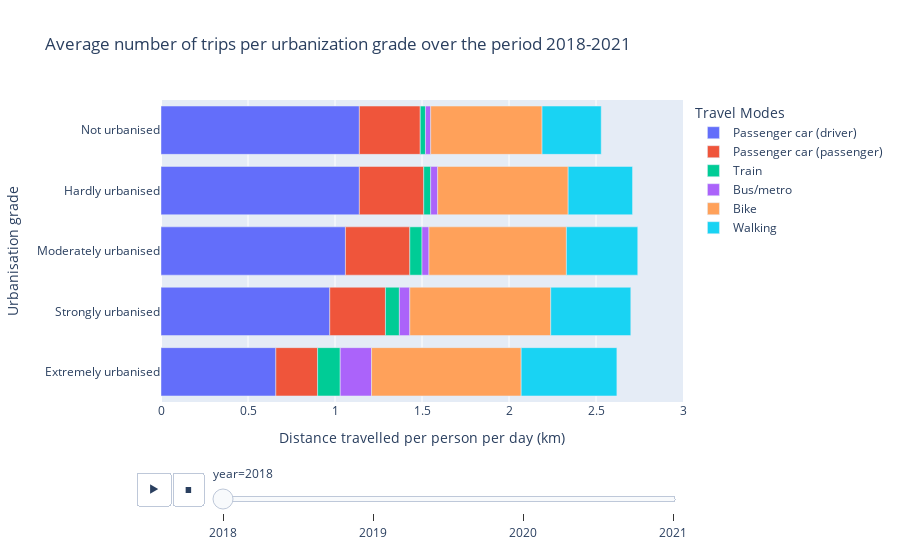

Write notebook code for a chart like this one.
### Markdown cell above
## 4 Final overview
The following bar charts provide a summary of all the data research we did before. In both figures, the slider can be used to manually compare data from different years over the period 2018-2021, while the play button can be used to automatically show the data of every single year. It is especially interesting to compare the data of the years 2019 and 2020, because those provide good insight in the effects of COVID-19.

In both figures, the y-axis represents the different grades of urbanization. In the first figure, the x-axis represents the average amount of trips (per person per day), while the x-axis of the second figure represents the average distance travelled (per person per day). Modes of travel can easily be selected and deselected by a single click on a travel mode from the legend of the corresponding figure. Moreover, in every single bar of both figures the ratio between the different modes of travel can be obtained.

### Code cell
#Exclude average data for region characteristics and modes of travel
df_cleaned = df[(df['region_characteristics']!='The Netherlands') & (df['travel_mode']!='Total')] 

#Create bar chart
fig = px.bar(df_cleaned, x='average_trips_per_person_per_day_number', 
             y='region_characteristics', color='travel_mode', 
             animation_frame='year', 
             title="Average number of trips per urbanization grade over the period 2018-2021",
             orientation = 'h')

#Set correct range to improve readability
fig.update_layout(xaxis_range=[0,3]) 

#Update titles
fig.update_layout(xaxis_title="Distance travelled per person per day (km)", 
                  yaxis_title="Urbanisation grade", legend_title="Travel Modes") 

#Show final barchart
fig.show()

### Figure 1 — Plotly figure (JSON) as saved in the notebook; plotly's stock layout.template omitted (floating-point values rounded to 4 significant figures)
{"data": [{"alignmentgroup": "True", "hovertemplate": "travel_mode=Passenger car (driver)<br>year=2018<br>average_trips_per_person_per_day_number=%{x}<br>region_characteristics=%{y}<extra></extra>", "legendgroup": "Passenger car (driver)", "marker": {"color": "#636efa", "pattern": {"shape": ""}}, "name": "Passenger car (driver)", "offsetgroup": "Passenger car (driver)", "orientation": "h", "showlegend": true, "textposition": "auto", "type": "bar", "x": [0.66, 0.97, 1.06, 1.14, 1.14], "xaxis": "x", "y": ["Extremely urbanised", "Strongly urbanised", "Moderately urbanised", "Hardly urbanised", "Not urbanised"], "yaxis": "y"}, {"alignmentgroup": "True", "hovertemplate": "travel_mode=Passenger car (passenger)<br>year=2018<br>average_trips_per_person_per_day_number=%{x}<br>region_characteristics=%{y}<extra></extra>", "legendgroup": "Passenger car (passenger)", "marker": {"color": "#EF553B", "pattern": {"shape": ""}}, "name": "Passenger car (passenger)", "offsetgroup": "Passenger car (passenger)", "orientation": "h", "showlegend": true, "textposition": "auto", "type": "bar", "x": [0.24, 0.32, 0.37, 0.37, 0.35], "xaxis": "x", "y": ["Extremely urbanised", "Strongly urbanised", "Moderately urbanised", "Hardly urbanised", "Not urbanised"], "yaxis": "y"}, {"alignmentgroup": "True", "hovertemplate": "travel_mode=Train<br>year=2018<br>average_trips_per_person_per_day_number=%{x}<br>region_characteristics=%{y}<extra></extra>", "legendgroup": "Train", "marker": {"color": "#00cc96", "pattern": {"shape": ""}}, "name": "Train", "offsetgroup": "Train", "orientation": "h", "showlegend": true, "textposition": "auto", "type": "bar", "x": [0.13, 0.08, 0.07, 0.04, 0.03], "xaxis": "x", "y": ["Extremely urbanised", "Strongly urbanised", "Moderately urbanised", "Hardly urbanised", "Not urbanised"], "yaxis": "y"}, {"alignmentgroup": "True", "hovertemplate": "travel_mode=Bus/metro<br>year=2018<br>average_trips_per_person_per_day_number=%{x}<br>region_characteristics=%{y}<extra></extra>", "legendgroup": "Bus/metro", "marker": {"color": "#ab63fa", "pattern": {"shape": ""}}, "name": "Bus/metro", "offsetgroup": "Bus/metro", "orientation": "h", "showlegend": true, "textposition": "auto", "type": "bar", "x": [0.18, 0.06, 0.04, 0.04, 0.03], "xaxis": "x", "y": ["Extremely urbanised", "Strongly urbanised", "Moderately urbanised", "Hardly urbanised", "Not urbanised"], "yaxis": "y"}, {"alignmentgroup": "True", "hovertemplate": "travel_mode=Bike<br>year=2018<br>average_trips_per_person_per_day_number=%{x}<br>region_characteristics=%{y}<extra></extra>", "legendgroup": "Bike", "marker": {"color": "#FFA15A", "pattern": {"shape": ""}}, "name": "Bike", "offsetgroup": "Bike", "orientation": "h", "showlegend": true, "textposition": "auto", "type": "bar", "x": [0.86, 0.81, 0.79, 0.75, 0.64], "xaxis": "x", "y": ["Extremely urbanised", "Strongly urbanised", "Moderately urbanised", "Hardly urbanised", "Not urbanised"], "yaxis": "y"}, {"alignmentgroup": "True", "hovertemplate": "travel_mode=Walking<br>year=2018<br>average_trips_per_person_per_day_number=%{x}<br>region_characteristics=%{y}<extra></extra>", "legendgroup": "Walking", "marker": {"color": "#19d3f3", "pattern": {"shape": ""}}, "name": "Walking", "offsetgroup": "Walking", "orientation": "h", "showlegend": true, "textposition": "auto", "type": "bar", "x": [0.55, 0.46, 0.41, 0.37, 0.34], "xaxis": "x", "y": ["Extremely urbanised", "Strongly urbanised", "Moderately urbanised", "Hardly urbanised", "Not urbanised"], "yaxis": "y"}], "layout": {"barmode": "relative", "legend": {"title": {"text": "Travel Modes"}, "tracegroupgap": 0}, "sliders": [{"active": 0, "currentvalue": {"prefix": "year="}, "len": 0.9, "pad": {"b": 10, "t": 60}, "steps": [{"args": [["2018"], {"frame": {"duration": 0, "redraw": true}, "fromcurrent": true, "mode": "immediate", "transition": {"duration": 0, "easing": "linear"}}], "label": "2018", "method": "animate"}, {"args": [["2019"], {"frame": {"duration": 0, "redraw": true}, "fromcurrent": true, "mode": "immediate", "transition": {"duration": 0, "easing": "linear"}}], "label": "2019", "method": "animate"}, {"args": [["2020"], {"frame": {"duration": 0, "redraw": true}, "fromcurrent": true, "mode": "immediate", "transition": {"duration": 0, "easing": "linear"}}], "label": "2020", "method": "animate"}, {"args": [["2021"], {"frame": {"duration": 0, "redraw": true}, "fromcurrent": true, "mode": "immediate", "transition": {"duration": 0, "easing": "linear"}}], "label": "2021", "method": "animate"}], "x": 0.1, "xanchor": "left", "y": 0, "yanchor": "top"}], "title": {"text": "Average number of trips per urbanization grade over the period 2018-2021"}, "updatemenus": [{"buttons": [{"args": [null, {"frame": {"duration": 500, "redraw": true}, "fromcurrent": true, "mode": "immediate", "transition": {"duration": 500, "easing": "linear"}}], "label": "&#9654;", "method": "animate"}, {"args": [[null], {"frame": {"duration": 0, "redraw": true}, "fromcurrent": true, "mode": "immediate", "transition": {"duration": 0, "easing": "linear"}}], "label": "&#9724;", "method": "animate"}], "direction": "left", "pad": {"r": 10, "t": 70}, "showactive": false, "type": "buttons", "x": 0.1, "xanchor": "right", "y": 0, "yanchor": "top"}], "xaxis": {"anchor": "y", "domain": [0, 1], "range": [0, 3], "title": {"text": "Distance travelled per person per day (km)"}}, "yaxis": {"anchor": "x", "domain": [0, 1], "title": {"text": "Urbanisation grade"}}}}
